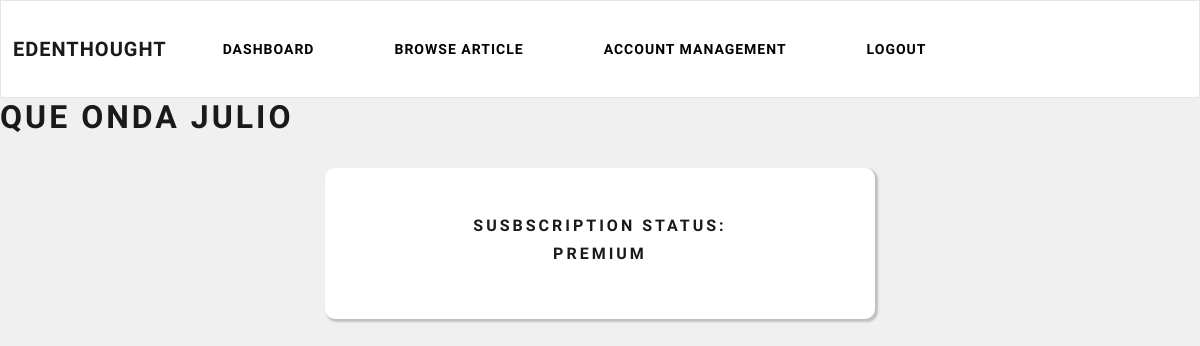
Page /client/client-dashboard (signed in) on the earlier database version.
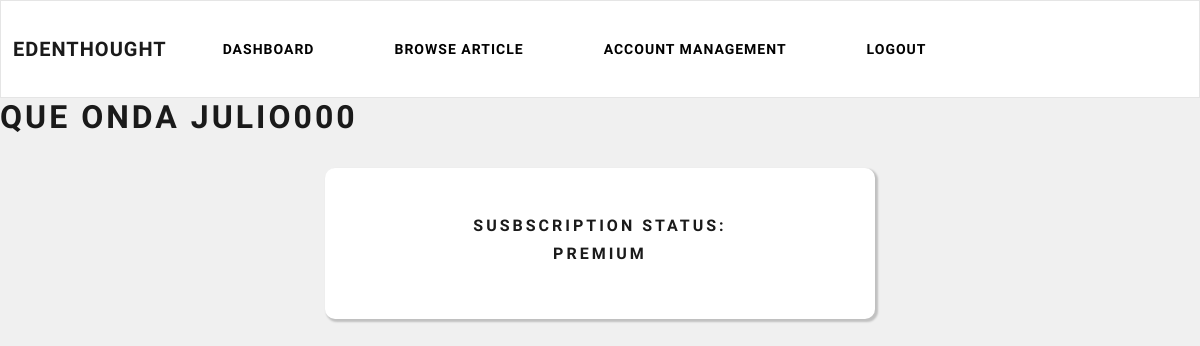
Same page on the later database version.
### account/models.py (models this page shows, shortened)
class CustomUser(AbstractBaseUser, PermissionsMixin):
    username=None
    email = models.EmailField(unique=True)
    first_name = models.CharField(max_length=80)
    last_name = models.CharField(max_length=135)
    is_active = models.BooleanField(default=True)
    is_staff = models.BooleanField(default=False)
    date_joined = models.DateTimeField(default=now)
    is_writer = models.BooleanField(default=True, verbose_name="Are you a writer?")
    api_key = models.TextField(default="Introduce tu API-KEY de scrapeak")
    USERNAME_FIELD = 'email'
    REQUIRED_FIELDS = []
    objects = CustomUserManager()

### client/views.py (the view)
# urls.py: path('client-dashboard', views.client_dashboard, name="client-dashboard"),
@login_required(login_url='my_login')
def client_dashboard(request):
    try:
        subsDetails = Subscription.objects.get(user=request.user)
        subscription_plan = subsDetails.subscription_plan
        context = {'SubPlan':subscription_plan}
        return render(request, 'client/client-dashboard.html', context)
    except:
        subscription_plan = "None"
        context = {'SubPlan': subscription_plan}
        return render(request, 'client/client-dashboard.html', context)

### client/templates/client/client-dashboard.html
{% extends 'client/navbar.html' %}
{% block content %}
<h1>QUE ONDA {{user.first_name}} </h1>
<br>
    <div class="container bg-white shadow-md p-5 form-layout text-center">
        <h5>Susbscription status:</h5>
        <h5> {{SubPlan|upper}} </h5>
    </div>
{% endblock %}

Differences in the rows shown:
changed CustomUser: first_name "JULIO" → "JULIO000"
